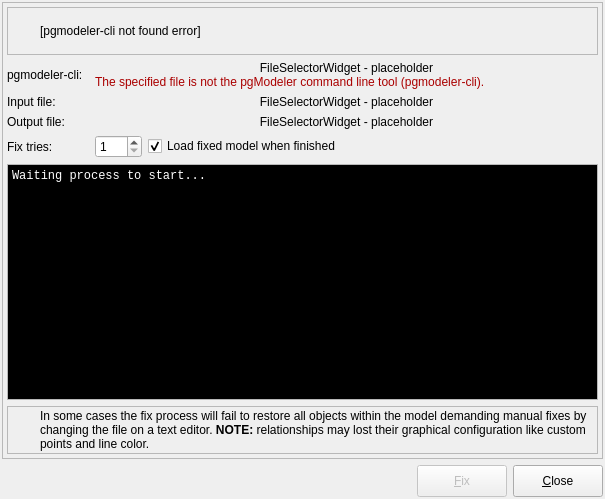
<?xml version="1.0" encoding="UTF-8"?>
<ui version="4.0">
 <class>ModelFixForm</class>
 <widget class="QDialog" name="ModelFixForm">
  <property name="windowModality">
   <enum>Qt::ApplicationModal</enum>
  </property>
  <property name="geometry">
   <rect>
    <x>0</x>
    <y>0</y>
    <width>605</width>
    <height>499</height>
   </rect>
  </property>
  <property name="sizePolicy">
   <sizepolicy hsizetype="Preferred" vsizetype="Preferred">
    <horstretch>0</horstretch>
    <verstretch>0</verstretch>
   </sizepolicy>
  </property>
  <property name="minimumSize">
   <size>
    <width>500</width>
    <height>390</height>
   </size>
  </property>
  <property name="maximumSize">
   <size>
    <width>16777215</width>
    <height>16777215</height>
   </size>
  </property>
  <property name="windowTitle">
   <string>Model file fix</string>
  </property>
  <property name="windowIcon">
   <iconset resource="../res/resources.qrc">
    <normaloff>:/icones/icones/pgsqlModeler48x48.png</normaloff>:/icones/icones/pgsqlModeler48x48.png</iconset>
  </property>
  <layout class="QGridLayout" name="gridLayout_3">
   <property name="leftMargin">
    <number>2</number>
   </property>
   <property name="topMargin">
    <number>2</number>
   </property>
   <property name="rightMargin">
    <number>2</number>
   </property>
   <property name="bottomMargin">
    <number>2</number>
   </property>
   <item row="0" column="0" colspan="4">
    <widget class="QFrame" name="frame">
     <property name="enabled">
      <bool>true</bool>
     </property>
     <property name="sizePolicy">
      <sizepolicy hsizetype="Expanding" vsizetype="Expanding">
       <horstretch>0</horstretch>
       <verstretch>0</verstretch>
      </sizepolicy>
     </property>
     <property name="frameShape">
      <enum>QFrame::StyledPanel</enum>
     </property>
     <property name="frameShadow">
      <enum>QFrame::Raised</enum>
     </property>
     <layout class="QGridLayout" name="gridLayout_4">
      <property name="leftMargin">
       <number>4</number>
      </property>
      <property name="topMargin">
       <number>4</number>
      </property>
      <property name="rightMargin">
       <number>4</number>
      </property>
      <property name="bottomMargin">
       <number>4</number>
      </property>
      <item row="4" column="0" colspan="2">
       <widget class="QLabel" name="label_6">
        <property name="text">
         <string>Fix tries:</string>
        </property>
       </widget>
      </item>
      <item row="2" column="0" colspan="2">
       <widget class="QLabel" name="label_4">
        <property name="sizePolicy">
         <sizepolicy hsizetype="MinimumExpanding" vsizetype="Preferred">
          <horstretch>0</horstretch>
          <verstretch>0</verstretch>
         </sizepolicy>
        </property>
        <property name="text">
         <string>Input file:</string>
        </property>
       </widget>
      </item>
      <item row="0" column="0" colspan="4">
       <widget class="QFrame" name="message_frm">
        <property name="sizePolicy">
         <sizepolicy hsizetype="Preferred" vsizetype="Fixed">
          <horstretch>0</horstretch>
          <verstretch>0</verstretch>
         </sizepolicy>
        </property>
        <property name="minimumSize">
         <size>
          <width>0</width>
          <height>48</height>
         </size>
        </property>
        <property name="frameShape">
         <enum>QFrame::StyledPanel</enum>
        </property>
        <property name="frameShadow">
         <enum>QFrame::Raised</enum>
        </property>
        <layout class="QGridLayout" name="gridLayout">
         <property name="leftMargin">
          <number>2</number>
         </property>
         <property name="topMargin">
          <number>2</number>
         </property>
         <property name="rightMargin">
          <number>2</number>
         </property>
         <property name="bottomMargin">
          <number>2</number>
         </property>
         <item row="0" column="0">
          <widget class="QLabel" name="icon_lbl">
           <property name="minimumSize">
            <size>
             <width>24</width>
             <height>24</height>
            </size>
           </property>
           <property name="maximumSize">
            <size>
             <width>24</width>
             <height>24</height>
            </size>
           </property>
           <property name="text">
            <string/>
           </property>
           <property name="textFormat">
            <enum>Qt::AutoText</enum>
           </property>
           <property name="pixmap">
            <pixmap resource="../res/resources.qrc">:/icones/icones/msgbox_alerta.png</pixmap>
           </property>
           <property name="scaledContents">
            <bool>true</bool>
           </property>
          </widget>
         </item>
         <item row="0" column="1">
          <widget class="QLabel" name="not_found_lbl">
           <property name="font">
            <font>
             <weight>50</weight>
             <italic>false</italic>
             <bold>false</bold>
             <underline>false</underline>
             <strikeout>false</strikeout>
             <kerning>true</kerning>
            </font>
           </property>
           <property name="text">
            <string>&lt;html&gt;&lt;head/&gt;&lt;body&gt;&lt;p&gt;[pgmodeler-cli not found error]&lt;/p&gt;&lt;/body&gt;&lt;/html&gt;</string>
           </property>
           <property name="wordWrap">
            <bool>true</bool>
           </property>
          </widget>
         </item>
        </layout>
       </widget>
      </item>
      <item row="2" column="3">
       <widget class="QLabel" name="placeholder_input">
        <property name="text">
         <string>FileSelectorWidget - placeholder</string>
        </property>
        <property name="alignment">
         <set>Qt::AlignCenter</set>
        </property>
       </widget>
      </item>
      <item row="3" column="0" colspan="2">
       <widget class="QLabel" name="label_5">
        <property name="sizePolicy">
         <sizepolicy hsizetype="MinimumExpanding" vsizetype="Preferred">
          <horstretch>0</horstretch>
          <verstretch>0</verstretch>
         </sizepolicy>
        </property>
        <property name="text">
         <string>Output file:</string>
        </property>
       </widget>
      </item>
      <item row="6" column="0" colspan="4">
       <widget class="QFrame" name="message_frm_2">
        <property name="sizePolicy">
         <sizepolicy hsizetype="Preferred" vsizetype="Fixed">
          <horstretch>0</horstretch>
          <verstretch>0</verstretch>
         </sizepolicy>
        </property>
        <property name="minimumSize">
         <size>
          <width>0</width>
          <height>48</height>
         </size>
        </property>
        <property name="frameShape">
         <enum>QFrame::StyledPanel</enum>
        </property>
        <property name="frameShadow">
         <enum>QFrame::Raised</enum>
        </property>
        <layout class="QGridLayout" name="gridLayout_5">
         <property name="leftMargin">
          <number>2</number>
         </property>
         <property name="topMargin">
          <number>2</number>
         </property>
         <property name="rightMargin">
          <number>2</number>
         </property>
         <property name="bottomMargin">
          <number>2</number>
         </property>
         <item row="0" column="0">
          <widget class="QLabel" name="label_2">
           <property name="minimumSize">
            <size>
             <width>24</width>
             <height>24</height>
            </size>
           </property>
           <property name="maximumSize">
            <size>
             <width>24</width>
             <height>24</height>
            </size>
           </property>
           <property name="text">
            <string/>
           </property>
           <property name="textFormat">
            <enum>Qt::AutoText</enum>
           </property>
           <property name="pixmap">
            <pixmap resource="../res/resources.qrc">:/icones/icones/msgbox_alerta.png</pixmap>
           </property>
           <property name="scaledContents">
            <bool>true</bool>
           </property>
          </widget>
         </item>
         <item row="0" column="1">
          <widget class="QLabel" name="message_lbl">
           <property name="sizePolicy">
            <sizepolicy hsizetype="Preferred" vsizetype="Expanding">
             <horstretch>0</horstretch>
             <verstretch>0</verstretch>
            </sizepolicy>
           </property>
           <property name="font">
            <font>
             <weight>50</weight>
             <italic>false</italic>
             <bold>false</bold>
             <underline>false</underline>
             <strikeout>false</strikeout>
             <kerning>true</kerning>
            </font>
           </property>
           <property name="text">
            <string>In some cases the fix process will fail to restore all objects within the model demanding manual fixes by changing the file on a text editor. &lt;strong&gt;NOTE:&lt;/strong&gt; relationships may lost their graphical configuration like custom points and line color.</string>
           </property>
           <property name="wordWrap">
            <bool>true</bool>
           </property>
          </widget>
         </item>
        </layout>
       </widget>
      </item>
      <item row="5" column="0" colspan="4">
       <widget class="QTextEdit" name="output_txt">
        <property name="sizePolicy">
         <sizepolicy hsizetype="Expanding" vsizetype="Expanding">
          <horstretch>0</horstretch>
          <verstretch>0</verstretch>
         </sizepolicy>
        </property>
        <property name="palette">
         <palette>
          <active>
           <colorrole role="WindowText">
            <brush brushstyle="SolidPattern">
             <color alpha="255">
              <red>255</red>
              <green>255</green>
              <blue>255</blue>
             </color>
            </brush>
           </colorrole>
           <colorrole role="Text">
            <brush brushstyle="SolidPattern">
             <color alpha="255">
              <red>255</red>
              <green>255</green>
              <blue>255</blue>
             </color>
            </brush>
           </colorrole>
           <colorrole role="Base">
            <brush brushstyle="SolidPattern">
             <color alpha="255">
              <red>0</red>
              <green>0</green>
              <blue>0</blue>
             </color>
            </brush>
           </colorrole>
           <colorrole role="PlaceholderText">
            <brush brushstyle="NoBrush">
             <color alpha="128">
              <red>255</red>
              <green>255</green>
              <blue>255</blue>
             </color>
            </brush>
           </colorrole>
          </active>
          <inactive>
           <colorrole role="WindowText">
            <brush brushstyle="SolidPattern">
             <color alpha="255">
              <red>255</red>
              <green>255</green>
              <blue>255</blue>
             </color>
            </brush>
           </colorrole>
           <colorrole role="Text">
            <brush brushstyle="SolidPattern">
             <color alpha="255">
              <red>255</red>
              <green>255</green>
              <blue>255</blue>
             </color>
            </brush>
           </colorrole>
           <colorrole role="Base">
            <brush brushstyle="SolidPattern">
             <color alpha="255">
              <red>0</red>
              <green>0</green>
              <blue>0</blue>
             </color>
            </brush>
           </colorrole>
           <colorrole role="PlaceholderText">
            <brush brushstyle="NoBrush">
             <color alpha="128">
              <red>255</red>
              <green>255</green>
              <blue>255</blue>
             </color>
            </brush>
           </colorrole>
          </inactive>
          <disabled>
           <colorrole role="WindowText">
            <brush brushstyle="SolidPattern">
             <color alpha="255">
              <red>128</red>
              <green>128</green>
              <blue>128</blue>
             </color>
            </brush>
           </colorrole>
           <colorrole role="Text">
            <brush brushstyle="SolidPattern">
             <color alpha="255">
              <red>128</red>
              <green>128</green>
              <blue>128</blue>
             </color>
            </brush>
           </colorrole>
           <colorrole role="Base">
            <brush brushstyle="SolidPattern">
             <color alpha="255">
              <red>255</red>
              <green>255</green>
              <blue>255</blue>
             </color>
            </brush>
           </colorrole>
           <colorrole role="PlaceholderText">
            <brush brushstyle="NoBrush">
             <color alpha="128">
              <red>255</red>
              <green>255</green>
              <blue>255</blue>
             </color>
            </brush>
           </colorrole>
          </disabled>
         </palette>
        </property>
        <property name="font">
         <font>
          <family>Monospace</family>
         </font>
        </property>
        <property name="verticalScrollBarPolicy">
         <enum>Qt::ScrollBarAsNeeded</enum>
        </property>
        <property name="undoRedoEnabled">
         <bool>false</bool>
        </property>
        <property name="html">
         <string>&lt;!DOCTYPE HTML PUBLIC &quot;-//W3C//DTD HTML 4.0//EN&quot; &quot;http://www.w3.org/TR/REC-html40/strict.dtd&quot;&gt;
&lt;html&gt;&lt;head&gt;&lt;meta name=&quot;qrichtext&quot; content=&quot;1&quot; /&gt;&lt;style type=&quot;text/css&quot;&gt;
p, li { white-space: pre-wrap; }
&lt;/style&gt;&lt;/head&gt;&lt;body style=&quot; font-family:'Monospace'; font-size:11pt; font-weight:400; font-style:normal;&quot;&gt;
&lt;p style=&quot; margin-top:0px; margin-bottom:0px; margin-left:0px; margin-right:0px; -qt-block-indent:0; text-indent:0px;&quot;&gt;&lt;span style=&quot; font-size:9pt;&quot;&gt;Waiting process to start...&lt;/span&gt;&lt;/p&gt;&lt;/body&gt;&lt;/html&gt;</string>
        </property>
        <property name="acceptRichText">
         <bool>false</bool>
        </property>
        <property name="textInteractionFlags">
         <set>Qt::TextSelectableByMouse</set>
        </property>
       </widget>
      </item>
      <item row="4" column="3">
       <layout class="QHBoxLayout" name="horizontalLayout_2">
        <item>
         <widget class="QSpinBox" name="fix_tries_sb">
          <property name="minimum">
           <number>1</number>
          </property>
          <property name="maximum">
           <number>100</number>
          </property>
         </widget>
        </item>
        <item>
         <widget class="QCheckBox" name="load_model_chk">
          <property name="sizePolicy">
           <sizepolicy hsizetype="Expanding" vsizetype="Fixed">
            <horstretch>0</horstretch>
            <verstretch>0</verstretch>
           </sizepolicy>
          </property>
          <property name="text">
           <string>Load fixed model when finished</string>
          </property>
          <property name="checked">
           <bool>true</bool>
          </property>
         </widget>
        </item>
       </layout>
      </item>
      <item row="1" column="0" colspan="2">
       <widget class="QLabel" name="pgmodeler_cli_lbl">
        <property name="sizePolicy">
         <sizepolicy hsizetype="MinimumExpanding" vsizetype="Preferred">
          <horstretch>0</horstretch>
          <verstretch>0</verstretch>
         </sizepolicy>
        </property>
        <property name="text">
         <string>pgmodeler-cli:</string>
        </property>
       </widget>
      </item>
      <item row="1" column="3">
       <layout class="QGridLayout" name="gridLayout_2">
        <property name="verticalSpacing">
         <number>0</number>
        </property>
        <item row="1" column="0" colspan="2">
         <widget class="QLabel" name="invalid_cli_lbl">
          <property name="palette">
           <palette>
            <active>
             <colorrole role="WindowText">
              <brush brushstyle="SolidPattern">
               <color alpha="255">
                <red>170</red>
                <green>0</green>
                <blue>0</blue>
               </color>
              </brush>
             </colorrole>
            </active>
            <inactive>
             <colorrole role="WindowText">
              <brush brushstyle="SolidPattern">
               <color alpha="255">
                <red>170</red>
                <green>0</green>
                <blue>0</blue>
               </color>
              </brush>
             </colorrole>
            </inactive>
            <disabled>
             <colorrole role="WindowText">
              <brush brushstyle="SolidPattern">
               <color alpha="255">
                <red>128</red>
                <green>128</green>
                <blue>128</blue>
               </color>
              </brush>
             </colorrole>
            </disabled>
           </palette>
          </property>
          <property name="font">
           <font>
            <italic>false</italic>
           </font>
          </property>
          <property name="text">
           <string>The specified file is not the pgModeler command line tool (pgmodeler-cli).</string>
          </property>
         </widget>
        </item>
        <item row="0" column="0" colspan="2">
         <widget class="QLabel" name="placeholder_cli">
          <property name="text">
           <string>FileSelectorWidget - placeholder</string>
          </property>
          <property name="alignment">
           <set>Qt::AlignCenter</set>
          </property>
         </widget>
        </item>
       </layout>
      </item>
      <item row="3" column="3">
       <widget class="QLabel" name="placeholder_output">
        <property name="text">
         <string>FileSelectorWidget - placeholder</string>
        </property>
        <property name="alignment">
         <set>Qt::AlignCenter</set>
        </property>
       </widget>
      </item>
     </layout>
    </widget>
   </item>
   <item row="1" column="0" colspan="4">
    <layout class="QHBoxLayout" name="horizontalLayout">
     <item>
      <widget class="QLabel" name="label">
       <property name="sizePolicy">
        <sizepolicy hsizetype="Preferred" vsizetype="Fixed">
         <horstretch>0</horstretch>
         <verstretch>0</verstretch>
        </sizepolicy>
       </property>
       <property name="text">
        <string/>
       </property>
       <property name="pixmap">
        <pixmap resource="../res/resources.qrc">:/imagens/imagens/pgmodeler_name.png</pixmap>
       </property>
      </widget>
     </item>
     <item>
      <spacer>
       <property name="orientation">
        <enum>Qt::Horizontal</enum>
       </property>
       <property name="sizeHint" stdset="0">
        <size>
         <width>186</width>
         <height>27</height>
        </size>
       </property>
      </spacer>
     </item>
     <item>
      <widget class="QPushButton" name="fix_btn">
       <property name="enabled">
        <bool>false</bool>
       </property>
       <property name="sizePolicy">
        <sizepolicy hsizetype="Preferred" vsizetype="Fixed">
         <horstretch>0</horstretch>
         <verstretch>0</verstretch>
        </sizepolicy>
       </property>
       <property name="minimumSize">
        <size>
         <width>90</width>
         <height>32</height>
        </size>
       </property>
       <property name="maximumSize">
        <size>
         <width>16777215</width>
         <height>16777215</height>
        </size>
       </property>
       <property name="text">
        <string>&amp;Fix</string>
       </property>
       <property name="icon">
        <iconset resource="../res/resources.qrc">
         <normaloff>:/icones/icones/fixobject.png</normaloff>:/icones/icones/fixobject.png</iconset>
       </property>
       <property name="iconSize">
        <size>
         <width>20</width>
         <height>20</height>
        </size>
       </property>
       <property name="default">
        <bool>true</bool>
       </property>
      </widget>
     </item>
     <item>
      <widget class="QPushButton" name="close_btn">
       <property name="sizePolicy">
        <sizepolicy hsizetype="Preferred" vsizetype="Fixed">
         <horstretch>0</horstretch>
         <verstretch>0</verstretch>
        </sizepolicy>
       </property>
       <property name="minimumSize">
        <size>
         <width>90</width>
         <height>32</height>
        </size>
       </property>
       <property name="maximumSize">
        <size>
         <width>16777215</width>
         <height>16777215</height>
        </size>
       </property>
       <property name="text">
        <string>&amp;Close</string>
       </property>
       <property name="icon">
        <iconset resource="../res/resources.qrc">
         <normaloff>:/icones/icones/fechar1.png</normaloff>:/icones/icones/fechar1.png</iconset>
       </property>
       <property name="iconSize">
        <size>
         <width>20</width>
         <height>20</height>
        </size>
       </property>
       <property name="flat">
        <bool>false</bool>
       </property>
      </widget>
     </item>
    </layout>
   </item>
  </layout>
 </widget>
 <tabstops>
  <tabstop>fix_tries_sb</tabstop>
  <tabstop>load_model_chk</tabstop>
  <tabstop>fix_btn</tabstop>
  <tabstop>close_btn</tabstop>
  <tabstop>output_txt</tabstop>
 </tabstops>
 <resources>
  <include location="../res/resources.qrc"/>
 </resources>
 <connections/>
</ui>
